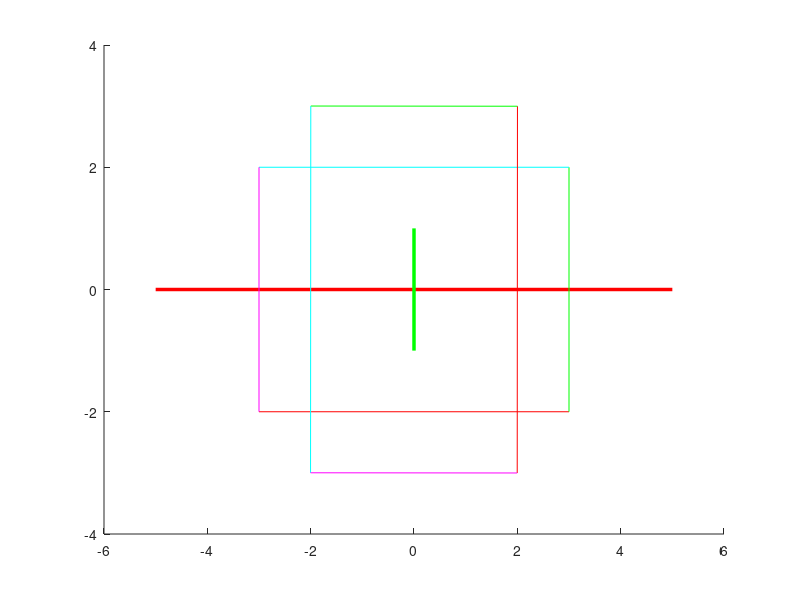

MATLAB code for this plot:
clear all
clc
angle_rad = deg2rad(90);

for t=0:0.01:angle_rad
    
clf

 line([-5 5],[0 0],[0 0],'color',[1 0 0],'linewidth',2.5); %establece el eje X en rojo
 line([0 0],[-1 1],[0 0],'color',[0 1 0],'linewidth',2.5); %establece el eje Y en verde

 p1=[-3 -2];
 p2=[ 3 -2];
 p3=[ 3  2];
 p4=[-3  2];
 

 
 line([p1(1) p2(1)],[p1(2) p2(2)],[0 0],'color',[1 0 0]);
 line([p2(1) p3(1)],[p2(2) p3(2)],[0 0],'color',[0 1 0]);
 line([p3(1) p4(1)],[p3(2) p4(2)],[0 0],'color',[0 1 1]);
 line([p4(1) p1(1)],[p4(2) p1(2)],[0 0],'color',[1 0 1]);
 

 
 Rz = [cos(t) -sin(t); sin(t) cos(t)];
 
 p1r = Rz*p1';
 p2r = Rz*p2';
 p3r = Rz*p3';
 p4r = Rz*p4';
 
 line([p1r(1) p2r(1)],[p1r(2) p2r(2)],[0 0],'color',[1 0 0]);
 line([p2r(1) p3r(1)],[p2r(2) p3r(2)],[0 0],'color',[0 1 0]);
 line([p3r(1) p4r(1)],[p3r(2) p4r(2)],[0 0],'color',[0 1 1]);
 line([p4r(1) p1r(1)],[p4r(2) p1r(2)],[0 0],'color',[1 0 1]);
 
 pause (0.01);
 
end
 
 